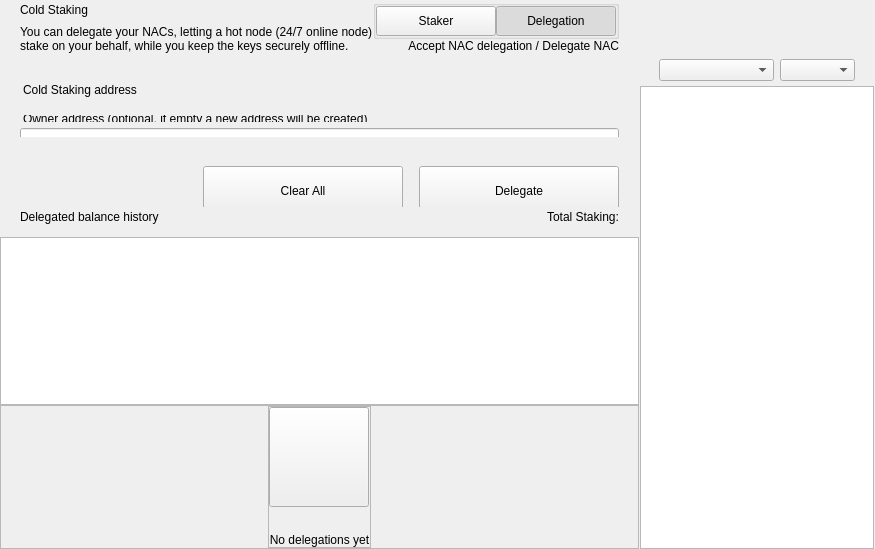
<?xml version="1.0" encoding="UTF-8"?>
<ui version="4.0">
 <class>ColdStakingWidget</class>
 <widget class="QWidget" name="ColdStakingWidget">
  <property name="geometry">
   <rect>
    <x>0</x>
    <y>0</y>
    <width>629</width>
    <height>549</height>
   </rect>
  </property>
  <property name="windowTitle">
   <string>Form</string>
  </property>
  <layout class="QHBoxLayout" name="horizontalLayout_1" stretch="2,1">
   <property name="spacing">
    <number>0</number>
   </property>
   <property name="leftMargin">
    <number>0</number>
   </property>
   <property name="topMargin">
    <number>0</number>
   </property>
   <property name="rightMargin">
    <number>0</number>
   </property>
   <property name="bottomMargin">
    <number>0</number>
   </property>
   <item>
    <widget class="QWidget" name="left" native="true">
     <layout class="QVBoxLayout" name="verticalLayout_3">
      <property name="leftMargin">
       <number>0</number>
      </property>
      <property name="topMargin">
       <number>0</number>
      </property>
      <property name="rightMargin">
       <number>0</number>
      </property>
      <property name="bottomMargin">
       <number>0</number>
      </property>
      <item>
       <layout class="QVBoxLayout" name="verticalLayout_2">
        <property name="spacing">
         <number>0</number>
        </property>
        <item>
         <layout class="QVBoxLayout" name="verticalLayoutTop">
          <property name="spacing">
           <number>0</number>
          </property>
          <property name="leftMargin">
           <number>0</number>
          </property>
          <property name="rightMargin">
           <number>0</number>
          </property>
          <item>
           <widget class="QWidget" name="containerTitle" native="true">
            <property name="sizePolicy">
             <sizepolicy hsizetype="Preferred" vsizetype="Minimum">
              <horstretch>0</horstretch>
              <verstretch>0</verstretch>
             </sizepolicy>
            </property>
            <property name="maximumSize">
             <size>
              <width>16777215</width>
              <height>100</height>
             </size>
            </property>
            <layout class="QHBoxLayout" name="containerTitleLayout">
             <property name="spacing">
              <number>0</number>
             </property>
             <property name="leftMargin">
              <number>20</number>
             </property>
             <property name="topMargin">
              <number>0</number>
             </property>
             <property name="rightMargin">
              <number>20</number>
             </property>
             <property name="bottomMargin">
              <number>0</number>
             </property>
             <item>
              <layout class="QVBoxLayout" name="verticalLayout11">
               <property name="spacing">
                <number>5</number>
               </property>
               <item>
                <widget class="QLabel" name="labelTitle">
                 <property name="text">
                  <string>Cold Staking</string>
                 </property>
                </widget>
               </item>
               <item>
                <widget class="QLabel" name="labelSubtitle1">
                 <property name="maximumSize">
                  <size>
                   <width>16777215</width>
                   <height>16777215</height>
                  </size>
                 </property>
                 <property name="text">
                  <string>You can delegate your NACs, letting a hot node (24/7 online node)
stake on your behalf, while you keep the keys securely offline.</string>
                 </property>
                </widget>
               </item>
              </layout>
             </item>
             <item>
              <spacer name="horizontalSpacer">
               <property name="orientation">
                <enum>Qt::Horizontal</enum>
               </property>
               <property name="sizeHint" stdset="0">
                <size>
                 <width>40</width>
                 <height>20</height>
                </size>
               </property>
              </spacer>
             </item>
             <item>
              <widget class="QWidget" name="containerViewPrivacyChecks" native="true">
               <layout class="QVBoxLayout" name="containerPrivacyChecks">
                <property name="spacing">
                 <number>0</number>
                </property>
                <property name="leftMargin">
                 <number>0</number>
                </property>
                <property name="topMargin">
                 <number>0</number>
                </property>
                <property name="rightMargin">
                 <number>0</number>
                </property>
                <property name="bottomMargin">
                 <number>0</number>
                </property>
                <item alignment="Qt::AlignHCenter|Qt::AlignVCenter">
                 <widget class="QGroupBox" name="groupBox">
                  <property name="title">
                   <string/>
                  </property>
                  <layout class="QHBoxLayout" name="horizontalLayout_2_1">
                   <property name="spacing">
                    <number>0</number>
                   </property>
                   <property name="leftMargin">
                    <number>0</number>
                   </property>
                   <property name="topMargin">
                    <number>0</number>
                   </property>
                   <property name="rightMargin">
                    <number>0</number>
                   </property>
                   <property name="bottomMargin">
                    <number>0</number>
                   </property>
                   <item>
                    <widget class="QPushButton" name="pushLeft">
                     <property name="minimumSize">
                      <size>
                       <width>120</width>
                       <height>30</height>
                      </size>
                     </property>
                     <property name="maximumSize">
                      <size>
                       <width>120</width>
                       <height>30</height>
                      </size>
                     </property>
                     <property name="focusPolicy">
                      <enum>Qt::NoFocus</enum>
                     </property>
                     <property name="text">
                      <string>Staker</string>
                     </property>
                     <property name="checkable">
                      <bool>true</bool>
                     </property>
                     <property name="autoExclusive">
                      <bool>true</bool>
                     </property>
                    </widget>
                   </item>
                   <item>
                    <widget class="QPushButton" name="pushRight">
                     <property name="minimumSize">
                      <size>
                       <width>120</width>
                       <height>30</height>
                      </size>
                     </property>
                     <property name="maximumSize">
                      <size>
                       <width>120</width>
                       <height>30</height>
                      </size>
                     </property>
                     <property name="focusPolicy">
                      <enum>Qt::NoFocus</enum>
                     </property>
                     <property name="text">
                      <string>Delegation</string>
                     </property>
                     <property name="checkable">
                      <bool>true</bool>
                     </property>
                     <property name="checked">
                      <bool>true</bool>
                     </property>
                     <property name="autoExclusive">
                      <bool>true</bool>
                     </property>
                    </widget>
                   </item>
                  </layout>
                 </widget>
                </item>
                <item alignment="Qt::AlignTop">
                 <widget class="QLabel" name="labelSubtitle2">
                  <property name="text">
                   <string>Accept NAC delegation / Delegate NAC</string>
                  </property>
                  <property name="alignment">
                   <set>Qt::AlignRight|Qt::AlignTrailing|Qt::AlignVCenter</set>
                  </property>
                 </widget>
                </item>
               </layout>
              </widget>
             </item>
            </layout>
           </widget>
          </item>
          <item>
           <spacer name="verticalSpacer_2">
            <property name="orientation">
             <enum>Qt::Vertical</enum>
            </property>
            <property name="sizeType">
             <enum>QSizePolicy::Fixed</enum>
            </property>
            <property name="sizeHint" stdset="0">
             <size>
              <width>20</width>
              <height>30</height>
             </size>
            </property>
           </spacer>
          </item>
          <item>
           <widget class="QWidget" name="containerSend" native="true">
            <property name="minimumSize">
             <size>
              <width>0</width>
              <height>50</height>
             </size>
            </property>
            <layout class="QVBoxLayout" name="containerSendRow">
             <property name="spacing">
              <number>6</number>
             </property>
             <property name="leftMargin">
              <number>0</number>
             </property>
             <property name="topMargin">
              <number>0</number>
             </property>
             <property name="rightMargin">
              <number>0</number>
             </property>
             <property name="bottomMargin">
              <number>0</number>
             </property>
             <item>
              <widget class="QLabel" name="labelEditTitle">
               <property name="maximumSize">
                <size>
                 <width>16777215</width>
                 <height>30</height>
                </size>
               </property>
               <property name="styleSheet">
                <string notr="true">padding-left:20px; padding-bottom:3px;</string>
               </property>
               <property name="text">
                <string>Cold Staking address</string>
               </property>
              </widget>
             </item>
             <item>
              <spacer name="verticalSpacer_6">
               <property name="orientation">
                <enum>Qt::Vertical</enum>
               </property>
               <property name="sizeType">
                <enum>QSizePolicy::Fixed</enum>
               </property>
               <property name="sizeHint" stdset="0">
                <size>
                 <width>20</width>
                 <height>9</height>
                </size>
               </property>
              </spacer>
             </item>
             <item>
              <widget class="QWidget" name="containerOwner" native="true">
               <layout class="QVBoxLayout" name="vContainerOwner">
                <property name="spacing">
                 <number>4</number>
                </property>
                <property name="leftMargin">
                 <number>20</number>
                </property>
                <property name="topMargin">
                 <number>0</number>
                </property>
                <property name="rightMargin">
                 <number>20</number>
                </property>
                <property name="bottomMargin">
                 <number>0</number>
                </property>
                <item>
                 <widget class="QLabel" name="labelSubtitleDescription">
                  <property name="maximumSize">
                   <size>
                    <width>16777215</width>
                    <height>20</height>
                   </size>
                  </property>
                  <property name="styleSheet">
                   <string notr="true">margin-bottom:2px;
                   margin-left:0.05px;
                   padding:0px;</string>
                  </property>
                  <property name="text">
                   <string>Owner address (optional, if empty a new address will be created)</string>
                  </property>
                 </widget>
                </item>
                <item>
                 <widget class="QLineEdit" name="lineEditOwnerAddress">
                  <property name="minimumSize">
                   <size>
                    <width>0</width>
                    <height>50</height>
                   </size>
                  </property>
                  <property name="maximumSize">
                   <size>
                    <width>16777215</width>
                    <height>50</height>
                   </size>
                  </property>
                  <property name="styleSheet">
                   <string notr="true"/>
                  </property>
                  <property name="placeholderText">
                   <string>Enter owner address</string>
                  </property>
                 </widget>
                </item>
               </layout>
              </widget>
             </item>
            </layout>
           </widget>
          </item>
         </layout>
        </item>
        <item>
         <spacer name="verticalSpacer_3">
          <property name="orientation">
           <enum>Qt::Vertical</enum>
          </property>
          <property name="sizeType">
           <enum>QSizePolicy::Minimum</enum>
          </property>
          <property name="sizeHint" stdset="0">
           <size>
            <width>20</width>
            <height>20</height>
           </size>
          </property>
         </spacer>
        </item>
        <item>
         <widget class="QWidget" name="containerBtn" native="true">
          <property name="minimumSize">
           <size>
            <width>0</width>
            <height>50</height>
           </size>
          </property>
          <layout class="QHBoxLayout" name="horizontalLayout">
           <property name="rightMargin">
            <number>20</number>
           </property>
           <item>
            <spacer name="horizontalSpacer_2">
             <property name="orientation">
              <enum>Qt::Horizontal</enum>
             </property>
             <property name="sizeHint" stdset="0">
              <size>
               <width>200</width>
               <height>20</height>
              </size>
             </property>
            </spacer>
           </item>
           <item>
            <layout class="QHBoxLayout" name="horizontalLayout_7">
             <item>
              <spacer name="horizontalSpacer_3">
               <property name="orientation">
                <enum>Qt::Horizontal</enum>
               </property>
               <property name="sizeType">
                <enum>QSizePolicy::Expanding</enum>
               </property>
               <property name="sizeHint" stdset="0">
                <size>
                 <width>40</width>
                 <height>20</height>
                </size>
               </property>
              </spacer>
             </item>
             <item>
              <widget class="QPushButton" name="pushButtonClear">
               <property name="minimumSize">
                <size>
                 <width>200</width>
                 <height>50</height>
                </size>
               </property>
               <property name="focusPolicy">
                <enum>Qt::NoFocus</enum>
               </property>
               <property name="text">
                <string>Clear All</string>
               </property>
              </widget>
             </item>
             <item>
              <spacer name="horizontalSpacer_4">
               <property name="orientation">
                <enum>Qt::Horizontal</enum>
               </property>
               <property name="sizeType">
                <enum>QSizePolicy::Fixed</enum>
               </property>
               <property name="sizeHint" stdset="0">
                <size>
                 <width>10</width>
                 <height>20</height>
                </size>
               </property>
              </spacer>
             </item>
             <item>
              <widget class="QPushButton" name="pushButtonSend">
               <property name="minimumSize">
                <size>
                 <width>200</width>
                 <height>50</height>
                </size>
               </property>
               <property name="maximumSize">
                <size>
                 <width>200</width>
                 <height>50</height>
                </size>
               </property>
               <property name="focusPolicy">
                <enum>Qt::NoFocus</enum>
               </property>
               <property name="text">
                <string>Delegate</string>
               </property>
              </widget>
             </item>
            </layout>
           </item>
          </layout>
         </widget>
        </item>
        <item>
         <widget class="QWidget" name="containerHistoryLabel" native="true">
          <layout class="QHBoxLayout" name="horizontalLayout_4">
           <property name="spacing">
            <number>0</number>
           </property>
           <property name="leftMargin">
            <number>20</number>
           </property>
           <property name="topMargin">
            <number>0</number>
           </property>
           <property name="rightMargin">
            <number>20</number>
           </property>
           <property name="bottomMargin">
            <number>0</number>
           </property>
           <item>
            <widget class="QWidget" name="verticalWidget" native="true">
             <property name="minimumSize">
              <size>
               <width>100</width>
               <height>0</height>
              </size>
             </property>
             <layout class="QVBoxLayout" name="verticalLayout_58">
              <property name="leftMargin">
               <number>0</number>
              </property>
              <property name="topMargin">
               <number>0</number>
              </property>
              <property name="rightMargin">
               <number>0</number>
              </property>
              <property name="bottomMargin">
               <number>0</number>
              </property>
              <item>
               <widget class="QLabel" name="labelListHistory">
                <property name="text">
                 <string>Delegated balance history</string>
                </property>
               </widget>
              </item>
             </layout>
            </widget>
           </item>
           <item>
            <spacer name="horizontalSpacer_5">
             <property name="orientation">
              <enum>Qt::Horizontal</enum>
             </property>
             <property name="sizeHint" stdset="0">
              <size>
               <width>40</width>
               <height>20</height>
              </size>
             </property>
            </spacer>
           </item>
           <item>
            <widget class="QLabel" name="labelStakingTotal">
             <property name="text">
              <string>Total Staking:</string>
             </property>
            </widget>
           </item>
          </layout>
         </widget>
        </item>
        <item>
         <layout class="QVBoxLayout" name="verticalLayout_64">
          <property name="spacing">
           <number>0</number>
          </property>
          <item>
           <spacer name="verticalSpacer_44">
            <property name="orientation">
             <enum>Qt::Vertical</enum>
            </property>
            <property name="sizeType">
             <enum>QSizePolicy::Fixed</enum>
            </property>
            <property name="sizeHint" stdset="0">
             <size>
              <width>20</width>
              <height>10</height>
             </size>
            </property>
           </spacer>
          </item>
          <item>
           <widget class="QListView" name="listView">
            <property name="enabled">
             <bool>true</bool>
            </property>
            <property name="mouseTracking">
             <bool>true</bool>
            </property>
           </widget>
          </item>
          <item>
           <widget class="QFrame" name="emptyContainer">
            <property name="minimumSize">
             <size>
              <width>0</width>
              <height>100</height>
             </size>
            </property>
            <property name="frameShape">
             <enum>QFrame::StyledPanel</enum>
            </property>
            <property name="frameShadow">
             <enum>QFrame::Raised</enum>
            </property>
            <layout class="QVBoxLayout" name="verticalLayout_71" stretch="1,8">
             <property name="spacing">
              <number>0</number>
             </property>
             <property name="leftMargin">
              <number>0</number>
             </property>
             <property name="topMargin">
              <number>0</number>
             </property>
             <property name="rightMargin">
              <number>0</number>
             </property>
             <property name="bottomMargin">
              <number>0</number>
             </property>
             <item>
              <spacer name="verticalSpacer">
               <property name="orientation">
                <enum>Qt::Vertical</enum>
               </property>
               <property name="sizeHint" stdset="0">
                <size>
                 <width>20</width>
                 <height>20</height>
                </size>
               </property>
              </spacer>
             </item>
             <item alignment="Qt::AlignHCenter|Qt::AlignVCenter">
              <widget class="QFrame" name="emptyScreen">
               <property name="sizePolicy">
                <sizepolicy hsizetype="Expanding" vsizetype="Expanding">
                 <horstretch>0</horstretch>
                 <verstretch>0</verstretch>
                </sizepolicy>
               </property>
               <property name="frameShape">
                <enum>QFrame::StyledPanel</enum>
               </property>
               <property name="frameShadow">
                <enum>QFrame::Raised</enum>
               </property>
               <layout class="QVBoxLayout" name="verticalLayout">
                <property name="spacing">
                 <number>30</number>
                </property>
                <property name="leftMargin">
                 <number>0</number>
                </property>
                <property name="topMargin">
                 <number>0</number>
                </property>
                <property name="rightMargin">
                 <number>0</number>
                </property>
                <property name="bottomMargin">
                 <number>0</number>
                </property>
                <item alignment="Qt::AlignHCenter|Qt::AlignVCenter">
                 <widget class="QPushButton" name="pushImgEmpty">
                  <property name="minimumSize">
                   <size>
                    <width>100</width>
                    <height>100</height>
                   </size>
                  </property>
                  <property name="maximumSize">
                   <size>
                    <width>100</width>
                    <height>100</height>
                   </size>
                  </property>
                  <property name="focusPolicy">
                   <enum>Qt::NoFocus</enum>
                  </property>
                  <property name="text">
                   <string/>
                  </property>
                  <property name="iconSize">
                   <size>
                    <width>100</width>
                    <height>100</height>
                   </size>
                  </property>
                 </widget>
                </item>
                <item alignment="Qt::AlignHCenter|Qt::AlignVCenter">
                 <widget class="QLabel" name="labelEmpty">
                  <property name="styleSheet">
                   <string notr="true"/>
                  </property>
                  <property name="text">
                   <string>No delegations yet</string>
                  </property>
                  <property name="alignment">
                   <set>Qt::AlignCenter</set>
                  </property>
                 </widget>
                </item>
               </layout>
              </widget>
             </item>
            </layout>
           </widget>
          </item>
         </layout>
        </item>
       </layout>
      </item>
     </layout>
    </widget>
   </item>
   <item>
    <widget class="QWidget" name="right" native="true">
     <layout class="QVBoxLayout" name="rightContainer">
      <property name="spacing">
       <number>0</number>
      </property>
      <property name="leftMargin">
       <number>1</number>
      </property>
      <property name="topMargin">
       <number>0</number>
      </property>
      <property name="rightMargin">
       <number>1</number>
      </property>
      <property name="bottomMargin">
       <number>0</number>
      </property>
      <item>
       <widget class="QWidget" name="containerRightButtons" native="true">
        <property name="minimumSize">
         <size>
          <width>0</width>
          <height>50</height>
         </size>
        </property>
        <layout class="QVBoxLayout" name="verticalLayout_4">
         <property name="leftMargin">
          <number>19</number>
         </property>
         <property name="topMargin">
          <number>0</number>
         </property>
         <property name="rightMargin">
          <number>19</number>
         </property>
         <property name="bottomMargin">
          <number>0</number>
         </property>
         <item>
          <widget class="OptionButton" name="btnCoinControl" native="true">
           <property name="minimumSize">
            <size>
             <width>0</width>
             <height>0</height>
            </size>
           </property>
          </widget>
         </item>
         <item>
          <widget class="OptionButton" name="btnColdStaking" native="true"/>
         </item>
         <item>
          <widget class="OptionButton" name="btnMyStakingAddresses" native="true">
           <property name="sizePolicy">
            <sizepolicy hsizetype="Preferred" vsizetype="Minimum">
             <horstretch>0</horstretch>
             <verstretch>0</verstretch>
            </sizepolicy>
           </property>
          </widget>
         </item>
        </layout>
       </widget>
      </item>
      <item>
       <widget class="QWidget" name="sortWidget" native="true">
        <layout class="QHBoxLayout" name="horizontalLayout_6">
         <property name="leftMargin">
          <number>19</number>
         </property>
         <property name="rightMargin">
          <number>19</number>
         </property>
         <property name="bottomMargin">
          <number>5</number>
         </property>
         <item>
          <spacer name="horizontalSpacer_6">
           <property name="orientation">
            <enum>Qt::Horizontal</enum>
           </property>
           <property name="sizeHint" stdset="0">
            <size>
             <width>40</width>
             <height>20</height>
            </size>
           </property>
          </spacer>
         </item>
         <item>
          <widget class="QComboBox" name="comboBoxSort">
           <property name="sizePolicy">
            <sizepolicy hsizetype="Preferred" vsizetype="Fixed">
             <horstretch>0</horstretch>
             <verstretch>0</verstretch>
            </sizepolicy>
           </property>
           <property name="minimumSize">
            <size>
             <width>115</width>
             <height>0</height>
            </size>
           </property>
          </widget>
         </item>
         <item>
          <widget class="QComboBox" name="comboBoxSortOrder">
           <property name="sizePolicy">
            <sizepolicy hsizetype="Preferred" vsizetype="Fixed">
             <horstretch>0</horstretch>
             <verstretch>0</verstretch>
            </sizepolicy>
           </property>
           <property name="minimumSize">
            <size>
             <width>75</width>
             <height>0</height>
            </size>
           </property>
          </widget>
         </item>
        </layout>
       </widget>
      </item>
      <item>
       <widget class="QListView" name="listViewStakingAddress">
        <property name="enabled">
         <bool>true</bool>
        </property>
        <property name="mouseTracking">
         <bool>true</bool>
        </property>
       </widget>
      </item>
     </layout>
    </widget>
   </item>
  </layout>
 </widget>
 <customwidgets>
  <customwidget>
   <class>OptionButton</class>
   <extends>QWidget</extends>
   <header>qt/nuwacoin/optionbutton.h</header>
   <container>1</container>
  </customwidget>
 </customwidgets>
 <resources/>
 <connections/>
</ui>
